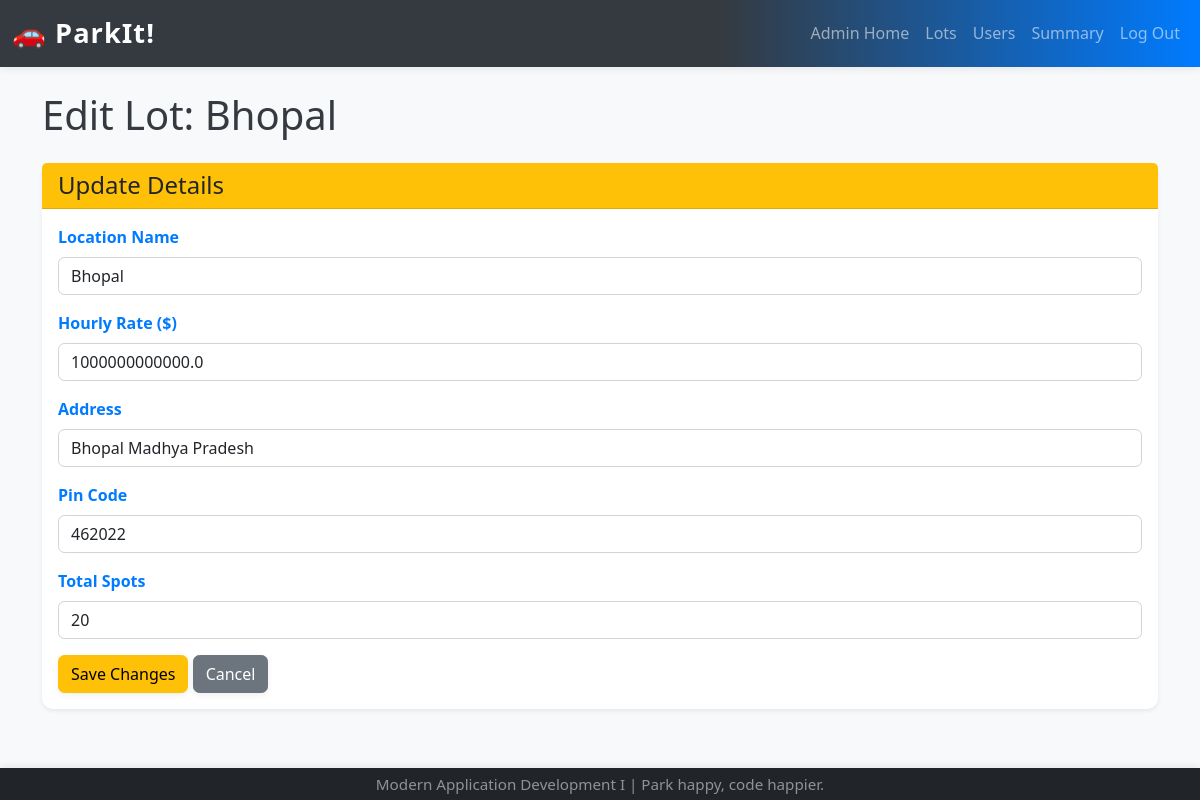
Before: /admin_edit_parking_lot/1 (signed in) with the older database file.
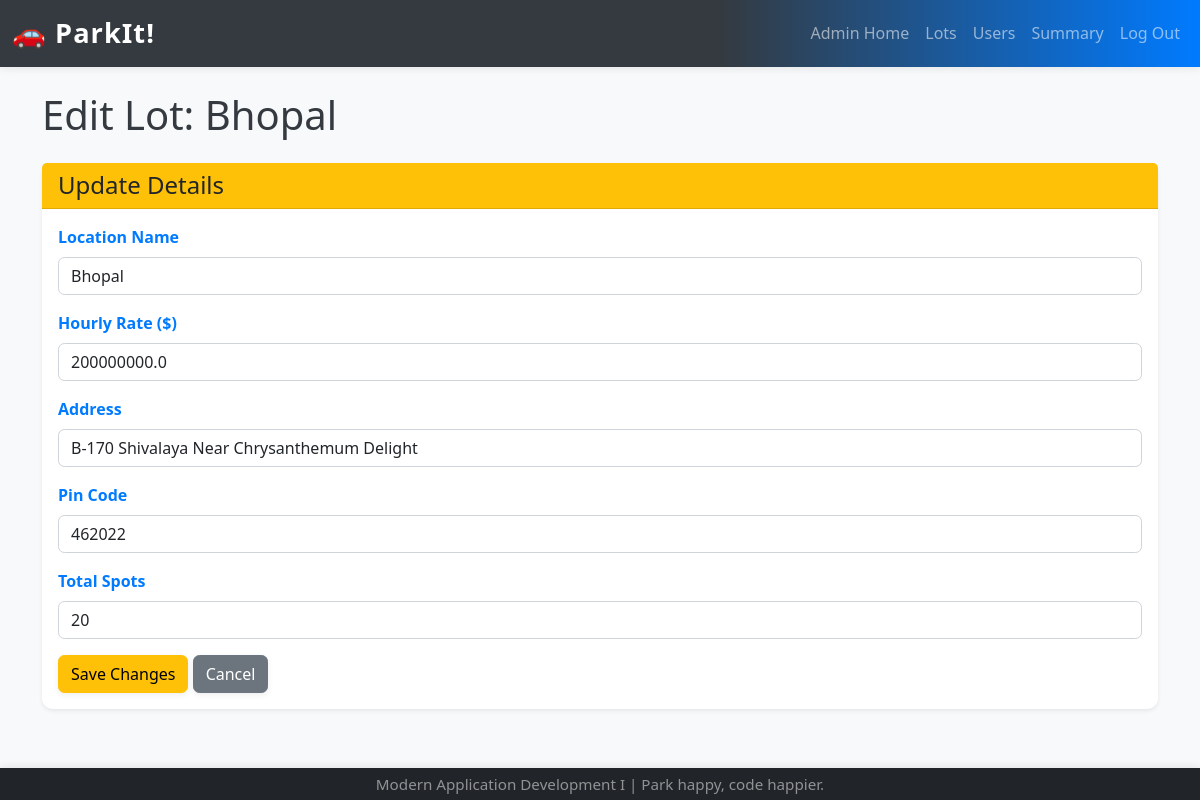
After: the same page with the newer database file.
### model.py (models this page shows)
class ParkingLot(db.Model):
    __tablename__ = "parking_lots"
    id = db.Column(db.Integer, primary_key=True)
    prime_location_name = db.Column(db.String(120), unique=True, nullable=False)
    price_per_hour = db.Column(db.Float, nullable=False)
    address = db.Column(db.String(200), nullable=False)
    pin_code = db.Column(db.String(10), nullable=False)
    maximum_number_of_spots = db.Column(db.Integer, nullable=False)
    parking_spots = db.relationship("ParkingSpot", backref="parking_lot", cascade="all, delete-orphan")

### app.py (the view, shortened to what this page needs)
@app.route("/admin_edit_parking_lot/<int:lot_id>", methods=["GET", "POST"])
def admin_edit_parking_lot(lot_id):
    if "admin_logged_in" not in session:
        flash("Please log in to see the admin dashboard.", "danger")
        return redirect(url_for("admin_login"))
    lot = db.session.query(ParkingLot).get_or_404(lot_id)
    return render_template("admin_edit_parking_lot.html", lot=lot)

### templates/admin_edit_parking_lot.html (shortened to what this page needs)
{% extends "base.html" %}
{% block content %}
    <h1 class="mb-4">Edit Lot: {{ lot.prime_location_name }}</h1>
    <div class="card shadow-sm">
        <div class="card-header bg-warning text-dark">
            <h4 class="mb-0">Update Details</h4>
        </div>
        <div class="card-body">
            <form action="{{ url_for('admin_edit_parking_lot', lot_id=lot.id) }}" method="POST">
                <div class="mb-3">
                    <label for="prime_location_name" class="form-label">Location Name</label>
                    <input type="text" class="form-control" id="prime_location_name" name="prime_location_name" value="{{ lot.prime_location_name }}" required>
                </div>
                <div class="mb-3">
                    <label for="price_per_hour" class="form-label">Hourly Rate ($)</label>
                    <input type="number" step="0.01" class="form-control" id="price_per_hour" name="price_per_hour" value="{{ lot.price_per_hour }}" required min="0">
                </div>
                <div class="mb-3">
                    <label for="address" class="form-label">Address</label>
                    <input type="text" class="form-control" id="address" name="address" value="{{ lot.address }}" required>
                </div>
                <div class="mb-3">
                    <label for="pin_code" class="form-label">Pin Code</label>
                    <input type="text" class="form-control" id="pin_code" name="pin_code" value="{{ lot.pin_code }}" required pattern="[0-9]{6}" title="Please enter a 6-digit pin code.">
                </div>
                <div class="mb-3">
                    <label for="maximum_number_of_spots" class="form-label">Total Spots</label>
                    <input type="number" class="form-control" id="maximum_number_of_spots" name="maximum_number_of_spots" value="{{ lot.maximum_number_of_spots }}" required min="1">
                </div>
                <button type="submit" class="btn btn-warning">Save Changes</button>
                <a href="{{ url_for('admin_parking_lots') }}" class="btn btn-secondary">Cancel</a>
            </form>
        </div>
    </div>
{% endblock %}

Changed rows visible on the page:
changed ParkingLot "Bhopal": price_per_hour "1000000000000.0" → "200000000.0"; address "Bhopal Madhya Pradesh" → "B-170 Shivalaya Near Chrysanthemum Delight"
